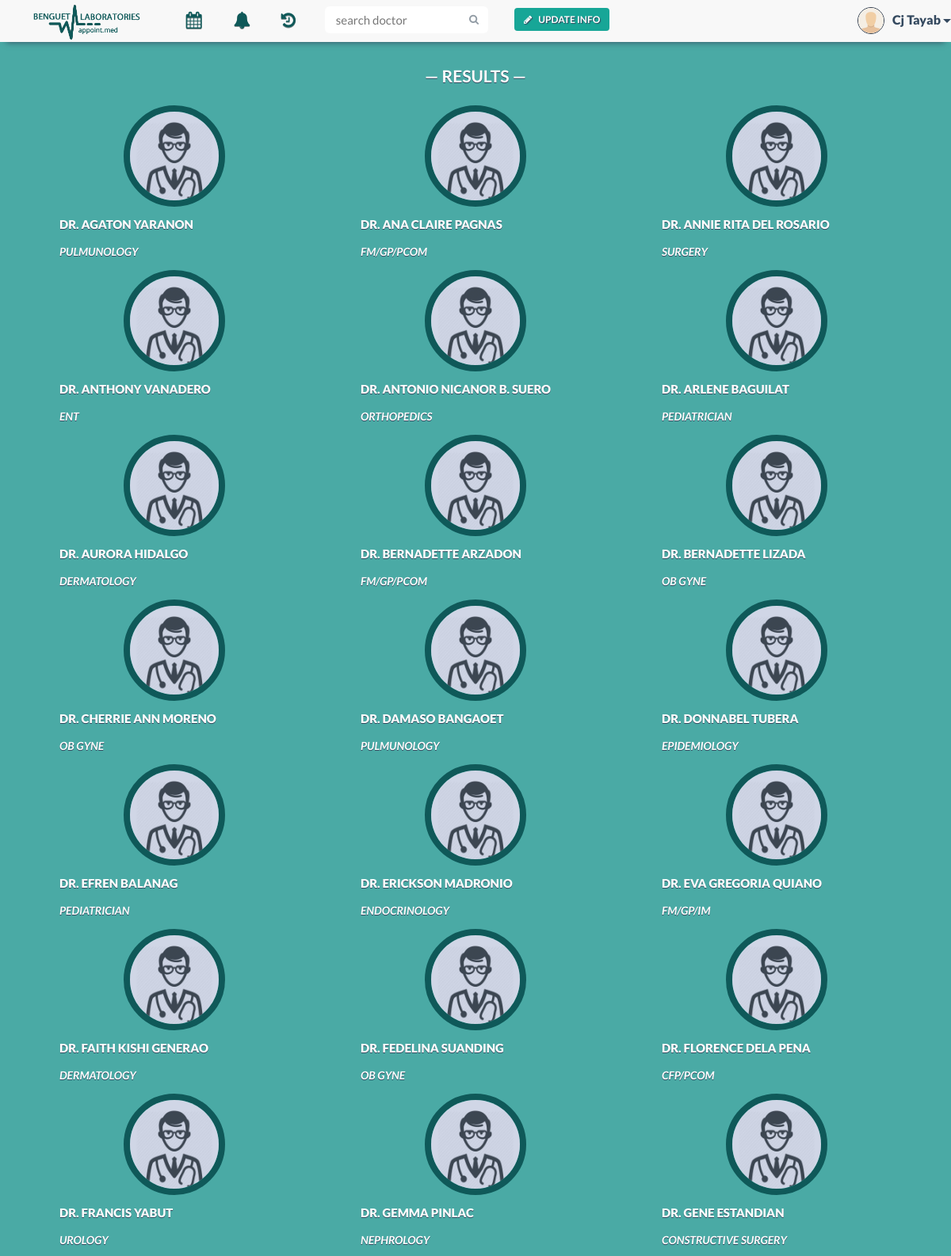
Screenshot of /searchpage.php (signed in, upper part) with the database file from the repository.
### tables this page shows
CREATE TABLE IF NOT EXISTS `patient` (
  `patient_id` varchar(30) NOT NULL,
  `patient_name` varchar(30) NOT NULL,
  `patient_contact` varchar(20) NOT NULL,
  `birthdate` date NOT NULL,
  `email` varchar(30) NOT NULL,
  `username` varchar(30) NOT NULL,
  `occupation` text,
  PRIMARY KEY (`patient_id`),
  KEY `username` (`username`)
);

CREATE TABLE IF NOT EXISTS `doctor` (
  `doctor_id` varchar(30) NOT NULL,
  `doctor_name` varchar(30) NOT NULL,
  `specialization` text NOT NULL,
  `doctor_status` enum('In','Out','Break') NOT NULL,
  `email` varchar(30) NOT NULL,
  `username` varchar(30) NOT NULL,
  PRIMARY KEY (`doctor_id`),
  KEY `username` (`username`)
);

### searchpage.php (the view, shortened to what this page needs)
<!DOCTYPE html>
<html lang="en">
    <?php
    include 'include/head.php';
    include 'connectdatabase.php';
    ?>
    <body>
        <div class="container">
            <?php
            if (isset($_SESSION['loggedIn']) && isset($_SESSION['account_type']) && isset($_SESSION['username'])) {
                $username = $_SESSION['username'];
            }else {
                header("location: index.php");
                die();
            }
            $search = mysqli_real_escape_string($con, $_GET['q']);
            $result = mysqli_query($con, "SELECT * FROM patient WHERE username LIKE '$username'");
            $row = mysqli_fetch_array($result);
            $patient_id = $row['patient_id'];
            $patient_n = $row['patient_name'];
            $result = mysqli_query($con, "SELECT * FROM doctor WHERE doctor_name LIKE '%$search%' or specialization LIKE '%$search%' ORDER BY doctor_name");
            ?>
            <?php
            include 'include/pt-nav-start.php';
            ?>
            <ul class="nav navbar-nav">
                <li class="dropdown tooltip-bottom" data-tooltip="Appointments">
                    <a href="#" class="dropdown-toggle" data-toggle="dropdown" role="button" aria-expanded="false"><i class="fa fa-calendar fa-lg"></i>Appointments<span class="caret"></span></a>
                </li>
                <li class="tooltip-bottom" data-tooltip="Notifications">
                    <a href="notifications.php">
                        <i class="fa fa-bell fa-lg">
                        </i>Notifications
                    </a>
                </li>
                <li class="dropdown tooltip-bottom" data-tooltip="History">
                    <a href="#" class="dropdown-toggle" data-toggle="dropdown" role="button" aria-expanded="false"><i class="fa fa-history fa-lg"></i>History<span class="caret"></span></a>
                </li>
                <?php
                include 'include/pt-nav-end.php';
                ?>
                <div class="container-fluid" id="appointments-user">
                    <div class="row">
                        <div class="col-md-12 search-link">
                            <h1 class="text-center row-header-fff">&mdash; Results &mdash;</h1>
                                <?php
                                    if (mysqli_num_rows($result) >= 1) {
                                        while ($row = mysqli_fetch_array($result)) {
                                            $doctor_id = $row['doctor_id'];
                                            $doctor_name = $row['doctor_name'];
                                            $specialization = $row['specialization'];
                                            $c_username = $search;
                                            $b_username = $c_username;
                                            $final_name = str_ireplace($search, $b_username, $doctor_name);
                                            $final_specs = str_ireplace($search, $b_username, $specialization);
                                            echo "<a href=\"doctor.php?id=$doctor_id\">";
                                    ?>
                                    <div class="col-xs-12 col-md-4 search-doctor-result">
                                        <img class="img-responsive" src="img/profile/<?php
                                        $file = "img/profile/" . $doctor_id . ".jpg";
                                        if (file_exists($file)) {
                                        echo $doctor_id;
                                        } else {
                                        echo 'profile';
                                        }
                                        ?>.jpg">
                                        <div class="search-doctor-info">
                                            <p>Dr. <?php echo $final_name ?></p>
                                            <p class="search-specs"><?php echo $final_specs ?></p>
                                        </div>
                                    </div>
                                        <?php
                                        echo '</a>';
                                        }
                                        ?>
                                    <?php
                                    } else {
                                        echo '<div class="col-xs-12 col-md-4 col-md-offset-4">
                                        <div class="alert alert-warning" role="alert">
                                        <strong>No matches found.</strong> Try another search.</div>
                                        </div>';
                                    }
                                    ?>
                        </div>
                    </div>
                </div>
        </div>
    </body>
</html>

### include/pt-nav-end.php (shortened to what this page needs)
                <li class="nav-button navbar-right">
                    <button type="button" class="btn btn-default btn-noborder green-btn nav-modal-button" data-toggle="modal" data-target=".bs-pt-edit-profile-modal-lg" data-id="'.$appointment_id.'" data-patient-id="'.$patient_id.'">
                    <i class="fa fa-pencil"></i>Update Info</button>
                </li>
                <form class="navbar-form navbar-right" method="post" role="search" action="search.php">
                    <div class="input-group search-bar">
                        <input type="text" class="form-control" name="search" placeholder="search doctor" id="inputSearch">
                        <span class="input-group-btn">
                            <button type="submit" class="btn"><i class="fa fa-search"></i></button>
                        </span>
                    </div>
                </form>
            </ul>
            <ul class="nav navbar-nav navbar-right signedin">
                <div class="btn-group navbar-right tooltip-bottom" data-tooltip="You">
                    <button type="button" class="btn btn-default btn-lg btn-noborder dropdown-toggle" data-toggle="dropdown" aria-expanded="false">
                        <div class="signedin-photo">
                            <img src="img/profile/<?php
                            $file = "img/profile/" . $patient_id . ".jpg";
                            if (file_exists($file)) {
                                echo $patient_id;
                            } else {
                                echo 'profile_avatar';
                            }
                            ?>.jpg" class="img-responsive">
                        </div>
            <?php echo $patient_n ?>
                        <span class="caret"></span>
                    </button>
                </div>
            </ul>
        </div>
    </div>
</nav>

### css/styles.css (style rules this page uses)
* { margin: 0; padding: 0; }
body { padding-top: 50px; font-family: "Lato", Arial, sans-serif; color: #34495e; font-size: 18px; line-height: 1.72222; background-color: #4AAAA5; }
a { color: #0F5959 !important; -webkit-transition: all 0.25s ease-in-out; -moz-transition: all 0.25s ease-in-out; -ms-transition: all 0.25s ease-in-out; -o-transition: all 0.25s ease-in-out; transition: all 0.25s ease-in-out; }
h1, h2, h3, h4 { font-family: inherit; font-weight: 700; line-height: 1.1; color: inherit; }
.container { padding-left: 0 !important; padding-right: 0 !important; }
.fa-lg { font-size: 1.33333333em !important; }
i.fa.fa-user, i.fa.fa-user-md, i.fa.fa-location-arrow, i.fa.fa-phone, i.fa.fa-briefcase, i.fa.fa-calendar, i.fa.fa-pencil, i.fa.fa-power-off, i.fa.fa-comment, i.fa.fa-hand-o-right, i.fa.fa-envelope, i.fa.fa-angle-double-right, i.fa.fa-clock-o, i.fa.fa-calendar-o, i.fa.fa-unlock-alt, i.fa.fa-question-circle, i.fa.fa-plus { padding-right: 8px; }
nav > div > div > ul > li > a { height: 40px; overflow: hidden; font-size: 16px; letter-spacing: 0.5px; text-transform: lowercase; text-shadow: 0px 1px 0px #7F8C8D; }
.nav-button.navbar-right { text-align: center; }
nav > div > div > ul > li > a > i, .navbar-default .navbar-nav>.active>a>i { width: 15%; margin-bottom: 20px; padding-right: 10px; }
@media (min-width:768px) { body { padding-top: 60px; } }
@media (min-width:768px) { nav > div > div > ul > li > a { padding-left: 20px !important; height: 53px; width: 60px; border-bottom: 3px solid transparent; } }
@media (min-width:768px) { .nav-button { margin: 0 10px; } }
@media (min-width:768px) { .login-modal-btn, .green-btn, .blue-btn, .red-btn { margin: 0 !important; width: 100% !important; } }
@media (min-width:768px) { .nav-modal-button { width: auto !important; margin: 0 !important; } }
@media (min-width:768px) { .search-doctor-info p { padding: 0 30px; } }
.navbar-default .navbar-form .search-bar { width: 90%; margin: 0 auto; }
.navbar-default .navbar-form .form-control { border-color: transparent; }
.navbar-default .navbar-form .btn { color: #919ba4; border-color: transparent; }
.navbar-form .btn { height: 34px; padding: 5px 10px; font-size: 13px; line-height: 1.4; border-radius: 6px; }
.navbar-form .btn { margin: 0; }
.input-group-btn .btn { background-color: #fff; border: 2px solid #bdc3c7; border-left: 0; }
.signedin { margin-left: 5px; }
.signedin button { margin: 0; padding: 9px 0; color: #34495F; font-size: 16px; font-weight: 800; line-height: 32px; }
.signedin-photo { float: left; margin: 0 10px 0 0; }
.signedin-photo img { height: 34px; width: 34px; border-radius: 50%; border: 1px solid #35404F; }
#appointments-user { background-color: transparent; }
.row-header-lc, .row-header-fff, .row-header2-fff, .row-header-black { margin: 25px 0px; font-size: 18px; text-transform: uppercase; }
.row-header-fff { color: #fff; font-size: 21px; text-shadow: 0px 1px 0px #34495E; }
.search-bar .form-control { border-right: 0; border-top-left-radius: 6px !important; border-bottom-left-radius: 6px !important; }
.search-bar .form-control, .input-group-btn .btn { -webkit-transition: all .5s; transition: all .5s; }
.input-group { width: 100%; }
.form-control { padding: 8px 12px; font-size: 15px !important; line-height: 1.467; color: #34495e; border: 2px solid #bdc3c7; box-shadow: none; -webkit-transition: border .25s linear, color .25s linear, background-color .25s linear; transition: border .25s linear, color .25s linear, background-color .25s linear; }
.nav-modal-button { width: 70%; margin: auto; }
.green-btn { background: #17A697 !important; }
.login-modal-btn, .green-btn, .blue-btn, .red-btn { margin-top: 10px !important; color: #fff !important; font-size: 12px !important; font-weight: 600 !important; text-transform: uppercase !important; text-shadow: 1px 1px 1px #34495E !important; border-radius: 4px !important; }
.btn-noborder { border: 0; background: none; }
.search-bar { width: 195px; }
.search-link a { text-decoration: none; }
.search-doctor-result img { margin: auto; width: 128px; height: 128px; border-radius: 50%; border: 8px solid #0F5959; }
.search-doctor-info p { margin: 10px 0; color: #fff; font-size: 14px; font-weight: 600; text-transform: uppercase; text-shadow: 0px 1px 0px #34495E; }
.search-doctor-info p:first-child { font-size: 15px; font-weight: 800; text-transform: uppercase; }
.search-specs { font-style: italic; }

### rows the page displays
patient: patient_name "Cj Tayab"
doctor: doctor_name "AGATON YARANON", specialization "PULMUNOLOGY"
doctor: doctor_name "ANA CLAIRE PAGNAS", specialization "FM/GP/PCOM"
doctor: doctor_name "ANNIE RITA DEL ROSARIO", specialization "SURGERY"
doctor: doctor_name "ANTHONY VANADERO", specialization "ENT"
doctor: doctor_name "ANTONIO NICANOR B. SUERO", specialization "ORTHOPEDICS"
doctor: doctor_name "ARLENE BAGUILAT", specialization "PEDIATRICIAN"
doctor: doctor_name "AURORA HIDALGO", specialization "DERMATOLOGY"
doctor: doctor_name "BERNADETTE ARZADON", specialization "FM/GP/PCOM"
doctor: doctor_name "BERNADETTE LIZADA", specialization "OB GYNE"
doctor: doctor_name "CHERRIE ANN MORENO", specialization "OB GYNE"
doctor: doctor_name "DAMASO BANGAOET", specialization "PULMUNOLOGY"
doctor: doctor_name "DONNABEL TUBERA", specialization "EPIDEMIOLOGY"
doctor: doctor_name "EFREN BALANAG", specialization "PEDIATRICIAN"
doctor: doctor_name "ERICKSON MADRONIO", specialization "ENDOCRINOLOGY"
doctor: doctor_name "EVA GREGORIA QUIANO", specialization "FM/GP/IM"
doctor: doctor_name "FAITH KISHI GENERAO", specialization "DERMATOLOGY"
doctor: doctor_name "FEDELINA SUANDING", specialization "OB GYNE"
doctor: doctor_name "FLORENCE DELA PENA", specialization "CFP/PCOM"
doctor: doctor_name "FRANCIS YABUT", specialization "UROLOGY"
doctor: doctor_name "GEMMA PINLAC", specialization "NEPHROLOGY"
doctor: doctor_name "GENE ESTANDIAN", specialization "CONSTRUCTIVE SURGERY"
